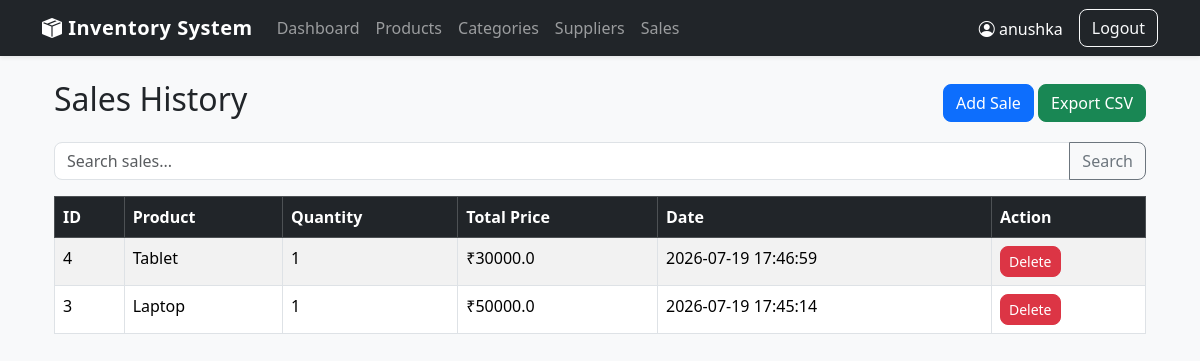
Page /sales/ (signed in) on the earlier database version.
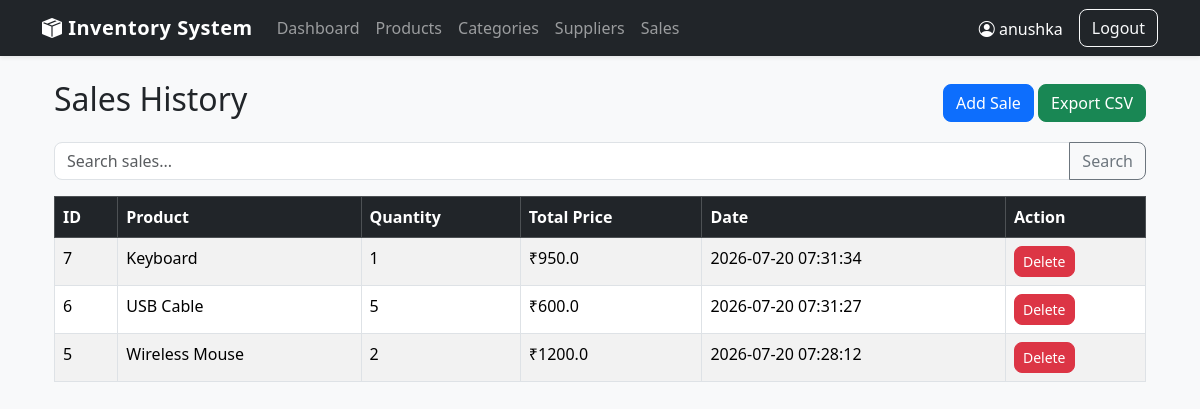
Same page on the later database version.
### tables this page shows
CREATE TABLE sales (
        id INTEGER PRIMARY KEY AUTOINCREMENT,
        product_id INTEGER NOT NULL,
        quantity INTEGER NOT NULL,
        selling_price REAL NOT NULL,
        total REAL NOT NULL,
        sold_at TIMESTAMP DEFAULT CURRENT_TIMESTAMP,
        FOREIGN KEY(product_id)
            REFERENCES products(id)
            ON DELETE CASCADE
    );

CREATE TABLE products (
        id INTEGER PRIMARY KEY AUTOINCREMENT,
        name TEXT NOT NULL,
        category_id INTEGER,
        supplier_id INTEGER,
        quantity INTEGER NOT NULL DEFAULT 0,
        purchase_price REAL NOT NULL DEFAULT 0,
        selling_price REAL NOT NULL DEFAULT 0,
        created_at TIMESTAMP DEFAULT CURRENT_TIMESTAMP,
        FOREIGN KEY(category_id)
            REFERENCES categories(id)
            ON DELETE SET NULL,
        FOREIGN KEY(supplier_id)
            REFERENCES suppliers(id)
            ON DELETE SET NULL
    );

### routes/sales.py (the view)
@sales_bp.route("/")
@login_required
def index():
    conn = get_db_connection()
    cursor = conn.cursor()
    search = request.args.get("search", "").strip()
    if search:
        sales = cursor.execute(
            """
            SELECT
                sales.id,
                products.name AS product_name,
                sales.quantity,
                sales.selling_price,
                sales.total,
                sales.sold_at

            FROM sales

            JOIN products
                ON sales.product_id = products.id

            WHERE products.name LIKE ?

            ORDER BY sales.id DESC
            """,
            (f"%{search}%",)
        ).fetchall()
    else:
        sales = cursor.execute(
            """
            SELECT
                sales.id,
                products.name AS product_name,
                sales.quantity,
                sales.selling_price,
                sales.total,
                sales.sold_at

            FROM sales

            JOIN products
                ON sales.product_id = products.id

            ORDER BY sales.id DESC
            """
        ).fetchall()
    conn.close()
    return render_template(
        "sales/index.html",
        sales=sales,
        search=search
    )

### database.py (called while the page is built)
def get_db_connection():
    conn = sqlite3.connect(DATABASE)
    conn.row_factory = sqlite3.Row
    conn.execute("PRAGMA foreign_keys = ON")
    return conn

### helpers.py (called while the page is built)
def login_required(f):
    @wraps(f)
    def decorated_function(*args, **kwargs):
        if session.get("user_id") is None:
            flash("Please login first.", "warning")
            return redirect(url_for("auth.login"))
        return f(*args, **kwargs)
    return decorated_function

### templates/sales/index.html (shortened to what this page needs)
{% extends "layout.html" %}
{% block content %}
<div class="container mt-4">
    <div class="d-flex justify-content-between align-items-center mb-3">
        <h2>Sales History</h2>
        <div>
            <a href="/sales/add" class="btn btn-primary">
                Add Sale
            </a>
            <a href="/sales/export" class="btn btn-success">
                Export CSV
            </a>
        </div>
    </div>
    <form method="GET" action="/sales/" class="mb-3">
        <div class="input-group">
            <input
                type="text"
                name="search"
                class="form-control"
                placeholder="Search sales..."
                value="{{ search }}">
            <button class="btn btn-outline-secondary">
                Search
            </button>
        </div>
    </form>
    <div class="table-responsive">
        <table class="table table-bordered table-striped">
            <thead class="table-dark">
                <tr>
                    <th>ID</th>
                    <th>Product</th>
                    <th>Quantity</th>
                    <th>Total Price</th>
                    <th>Date</th>
                    <th>Action</th>
                </tr>
            </thead>
            <tbody>
            {% for sale in sales %}
                <tr>
                    <td>
                        {{ sale.id }}
                    </td>
                    <td>
                        {{ sale.product_name }}
                    </td>
                    <td>
                        {{ sale.quantity }}
                    </td>
                    <td>
                        ₹{{ sale.total }}
                    </td>
                    <td>
                        {{ sale.sold_at }}
                    </td>
                    <td>
                        <form method="POST" action="/sales/delete/{{ sale.id }}" style="display:inline;">
                            <button
                                type="submit"
                                onclick="return confirm('Delete this sale?')"
                                class="btn btn-danger btn-sm">
                                Delete
                           </button>
                       </form>
                    </td>
                </tr>
            {% else %}
                <tr>
                    <td colspan="6" class="text-center">
                        No sales found
                    </td>
                </tr>
            {% endfor %}
            </tbody>
        </table>
    </div>
</div>
{% endblock %}

Differences in the rows shown:
removed sales: id "4", product_name "Tablet", quantity "1", total "30000.0", sold_at "2026-07-19 17:46:59"
removed sales: id "3", product_name "Laptop", quantity "1", total "50000.0", sold_at "2026-07-19 17:45:14"
added sales: id "7", product_name "Keyboard", quantity "1", total "950.0", sold_at "2026-07-20 07:31:34"
added sales: id "6", product_name "USB Cable", quantity "5", total "600.0", sold_at "2026-07-20 07:31:27"
added sales: id "5", product_name "Wireless Mouse", quantity "2", total "1200.0", sold_at "2026-07-20 07:28:12"
